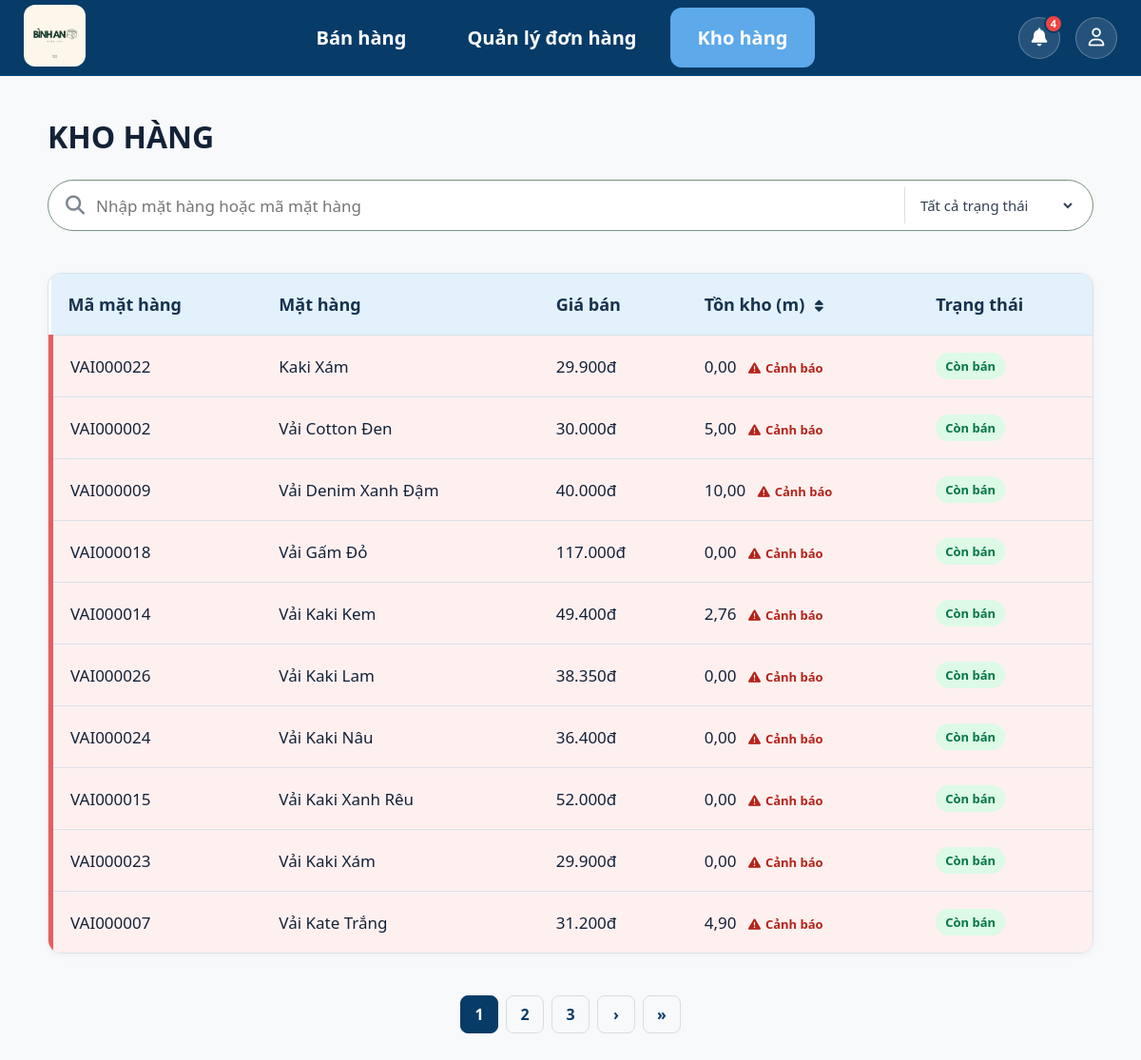
Page /inventory/ (signed in) on the earlier database version.
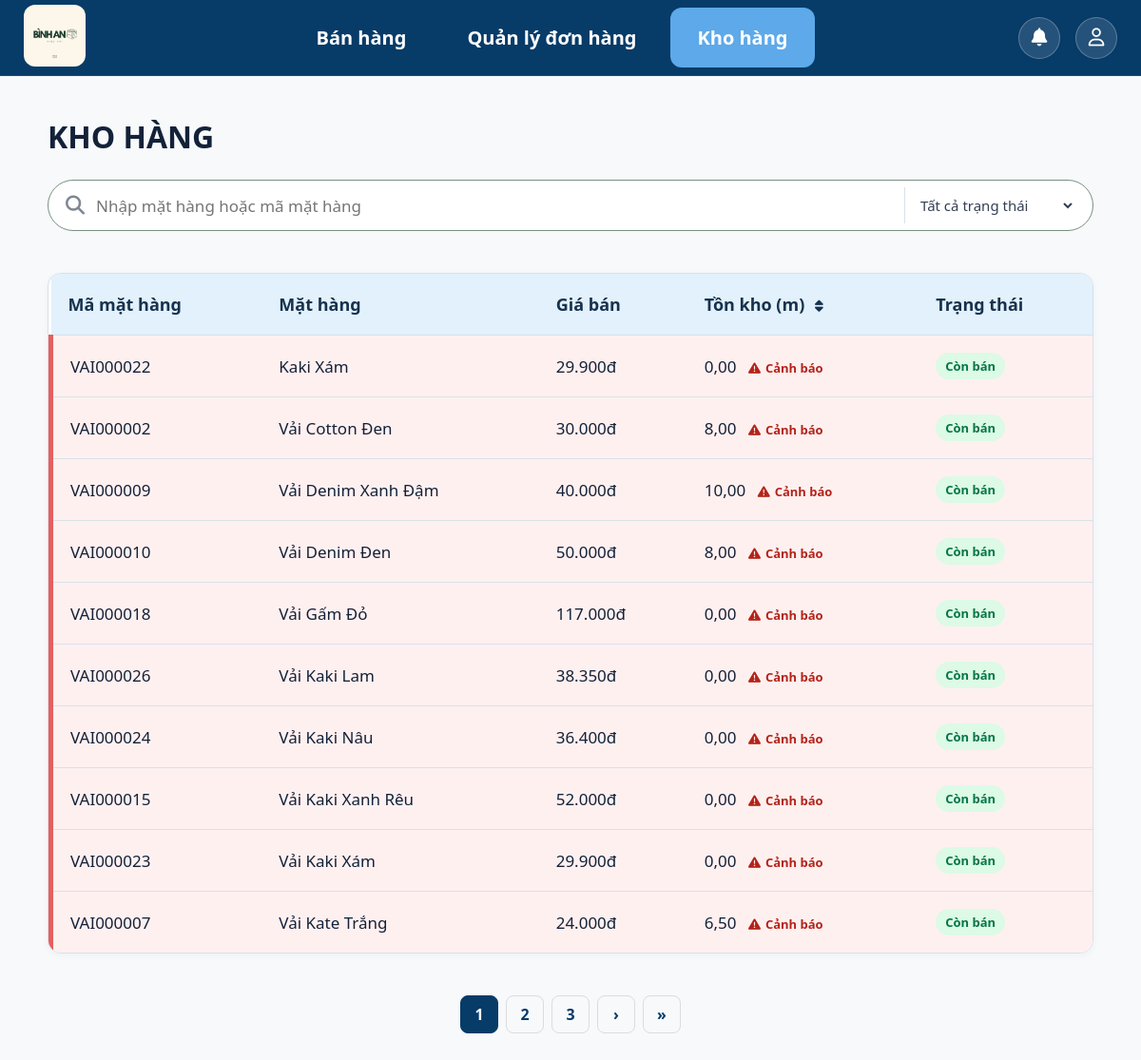
Same page on the later database version.
### inventory/models.py (models this page shows, shortened)
class Product(models.Model):
    class Status(models.TextChoices):
        ACTIVE = "active", "Còn bán"
        INACTIVE = "inactive", "Ngừng kinh doanh"
    name = models.CharField(max_length=200,unique=True,verbose_name="Tên vải"    )
    cost_price = models.DecimalField(max_digits=12,decimal_places=0,default=0, verbose_name="Giá vốn"    )
    selling_price = models.DecimalField(max_digits=12,decimal_places=0,default=0,verbose_name="Giá bán")
    stock_quantity = models.DecimalField(max_digits=10,decimal_places=2,default=Decimal("0.00"),verbose_name="Tồn kho (mét)")
    minimum_stock = models.DecimalField(max_digits=10,decimal_places=2,default=5,verbose_name="Tồn kho tối thiểu")
    status = models.CharField(max_length=20,choices=Status.choices,default=Status.ACTIVE, verbose_name="Trạng thái")
    created_at = models.DateTimeField(auto_now_add=True)
    updated_at = models.DateTimeField(auto_now=True)
    profit_margin = models.DecimalField(max_digits=5,decimal_places=2,default=Decimal("0.00"), verbose_name="Tỷ lệ lợi nhuận (%)")
    @property
    def fabric_code(self):
        return f"VAI{self.pk:06d}" if self.pk else "VAI"
    class Meta:
        verbose_name = "Mặt hàng"
        verbose_name_plural = "Mặt hàng"
        ordering = ["name"]

### inventory/views.py (the view)
# urls.py: path("", views.product_list, name="product_list"),
@login_required(login_url="login")
def product_list(request):
    query = request.GET.get("q", "").strip()
    selected_status = request.GET.get("status", "").strip()
    stock_sort = request.GET.get("sort", "").strip()
    products = process_search_products(keyword=query, status=selected_status)
    if stock_sort in {"stock_asc", "stock_desc"}:
        stock_order = "-stock_quantity" if stock_sort == "stock_desc" else "stock_quantity"
        products = products.order_by("low_stock_order", stock_order, "name", "pk")
    else:
        products = products.order_by("low_stock_order", "name", "pk")
    paginator = Paginator(products, 10)
    page_number = request.GET.get("page")
    page_obj = paginator.get_page(page_number)
    next_stock_sort = "stock_desc" if stock_sort == "stock_asc" else "stock_asc"
    stock_sort_params = {"sort": next_stock_sort}
    if query:
        stock_sort_params["q"] = query
    if selected_status:
        stock_sort_params["status"] = selected_status
    return render(
        request,
        "inventory/product_list.html",
        {
            "products": page_obj,
            "page_obj": page_obj,
            "query": query,
            "selected_status": selected_status,
            "status_choices": Product.Status.choices,
            "stock_sort": stock_sort,
            "stock_sort_url": f"?{urlencode(stock_sort_params)}",
        },
    )

### accounts/context_processors.py (called while the page is built)
def notifications_context(request):
    if request.user.is_authenticated:
        user_notifications = Notification.objects.filter(receiver=request.user).order_by("-created_at")[:10]
        unread_count = Notification.objects.filter(receiver=request.user, is_read=False).count()
        return {
            "notifications": user_notifications,
            "unread_notification_count": unread_count,
        }
    return {
        "notifications": [],
        "unread_notification_count": 0,
    }

### accounts/models.py (called while the page is built)
    @property
    def is_owner(self):
        return self.role == self.Role.OWNER

### inventory/utils.py (called while the page is built)
def process_search_products(keyword="", status=""):
    products = Product.objects.annotate(
        low_stock_order=Case(
            When(
                status=Product.Status.ACTIVE,
                stock_quantity__lte=F("minimum_stock"),
                then=Value(0)
            ),
            default=Value(1),
            output_field=IntegerField(),
        )
    )
    if keyword:
        products = products.filter(
            Q(name__icontains=keyword) | Q(fabric_code__icontains=keyword)
        )
    if status:
        products = products.filter(status=status)
    return products

### templates/inventory/product_list.html (shortened to what this page needs)
{% extends "base.html" %}
{% load static %}
{% load money %}
{% block nav_product %} active {% endblock %}
{% block css %}
<link rel="stylesheet" href="{% static 'css/inventory.css' %}">
<link rel="stylesheet" href="{% static 'css/layout.css' %}">
{% endblock %}
{% block content %}
<div class="page-content" id="product-page" data-is-owner="{{ user.is_owner|yesno:'true,false' }}">
    <div class="page-heading">
        <div>
            <h1>KHO HÀNG</h1>
        </div>
    </div>
    <div class="search-header">
        <form id="searchForm" class="search-form" method="get">
            <i class="fa-solid fa-magnifying-glass"></i>
            <input id="q" name="q" value="{{ query }}" placeholder="Nhập mặt hàng hoặc mã mặt hàng" autocomplete="off">
            <select id="status" name="status">
                <option value="">Tất cả trạng thái</option>
            </select>
        </form>
    </div>
    <section class="table-card" aria-label="Danh sách mặt hàng">
        <table>
            <thead>
                <tr>
                    <th>Mã mặt hàng</th>
                    <th>Mặt hàng</th>
                    <th>Giá bán</th>
                    <th>
                        <a class="sort-link" href="{{ stock_sort_url }}"> Tồn kho (m)
                            {% if stock_sort == "stock_asc" %}
                                <i class="fa-solid fa-arrow-up"></i>
                            {% elif stock_sort == "stock_desc" %}
                                <i class="fa-solid fa-arrow-down"></i>
                            {% else %}
                                <i class="fa-solid fa-sort"></i>
                            {% endif %}
                        </a>
                    </th>
                    <th>Trạng thái</th>
                </tr>
            </thead>
            <tbody id="product-table-body">
                {% for product in products %}
                    <tr class="{% if product.status == 'active' and product.stock_quantity <= product.minimum_stock %}low-stock{% endif %}" >
                        <td>{{ product.fabric_code }}</td>
                        <td>{{ product.name }}</td>
                        <td>{{ product.selling_price|money }}</td>
                        <td>
                            {{ product.stock_quantity|floatformat:2 }}
                            {% if product.status == 'active' and product.stock_quantity <= product.minimum_stock %}
                                <span class="warning"><i class="fa-solid fa-triangle-exclamation"></i> Cảnh báo</span>
                            {% endif %}
                        </td>
                        <td>
                            <span class="status {{ product.status }}">{{ product.get_status_display }}</span>
                        </td>
                    </tr>
                {% empty %}
                    <tr>
                        <td colspan="{% if user.is_owner %}6{% else %}5{% endif %}" class="empty-state">
                            Không tìm thấy mặt hàng phù hợp.
                        </td>
                    </tr>
                {% endfor %}
            </tbody>
        </table>
    </section>
    <div class="pagination">
        {% for num in page_obj.paginator.page_range %}
            {% if page_obj.number == num %}
                <span class="current">{{ num }}</span>
            {% elif num > page_obj.number|add:'-3' and num < page_obj.number|add:'3' %}
                <a href="?page={{ num }}&q={{ query }}&status={{ selected_status }}&sort={{ stock_sort }}">
                    {{ num }}
                </a>
            {% endif %}
        {% endfor %}
        {% if page_obj.has_next %}
            <a href="?page={{ page_obj.next_page_number }}&q={{ query }}&status={{ selected_status }}&sort={{ stock_sort }}">›</a>
            <a href="?page={{ page_obj.paginator.num_pages }}&q={{ query }}&status={{ selected_status }}&sort={{ stock_sort }}">»</a>
        {% endif %}
    </div>
</div>
{% endblock %}

Differences in the rows shown:
no longer on this page (row edited): Product: fabric_code "VAI000014", name "Vải Kaki Kem", selling_price "49.400đ", stock_quantity "2,76", minimum_stock 10 (drawn), status "Còn bán"
changed Product "VAI000002": stock_quantity "5,00" → "8,00"
now on this page (row edited): Product: fabric_code "VAI000010", name "Vải Denim Đen", selling_price "50.000đ", stock_quantity "8,00", minimum_stock 10 (drawn), status "Còn bán"
changed Product "VAI000007": selling_price "31.200đ" → "24.000đ"; stock_quantity "4,90" → "6,50"
Other differences:
{{ unread_notification_count }}: "4" → (not shown)
